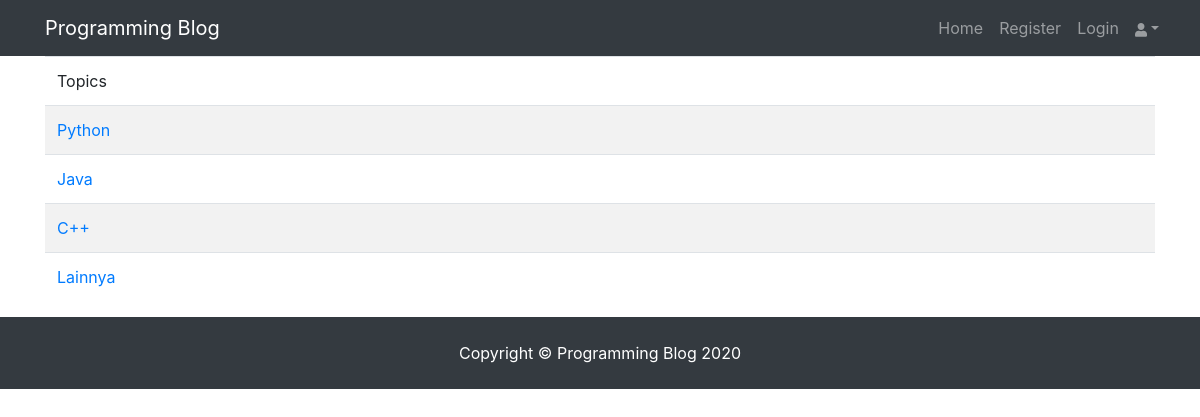
The app's page /topics with its own data.
### djangoBlogApp/models.py (models this page shows, shortened)
class category(models.Model):
    name = models.CharField(max_length=100)

### djangoBlogApp/views.py (the view)
# urls.py: path('topics', views.getTopic, name="category"),
def getTopic(request):
    query = category.objects.all()
    return render(request, 'topics.html', {"topic": query})

### templates/topics.html (shortened to what this page needs)
{% extends 'base.html' %}
{% block content %}
<div class="container">
    <table class="table table-striped">
        <thead>
        <tr>
            <td>Topics</td>
        </tr>
        </thead>
        <tbody>
        {% for t in topic %}
            <tr>
                <td><a href="{% url 'blog:topic' name=t.name %}">{{ t.name }}</a></td>
            </tr>
        {% endfor %}
        </tbody>
</table>
    </div>
{% endblock %}

### djangoBlogApp/static/css/blog-post.css (style rules this page uses)
body { padding-top: 56px; }

### records on screen
category: name "Python"
category: name "Java"
category: name "C++"
category: name "Lainnya"
